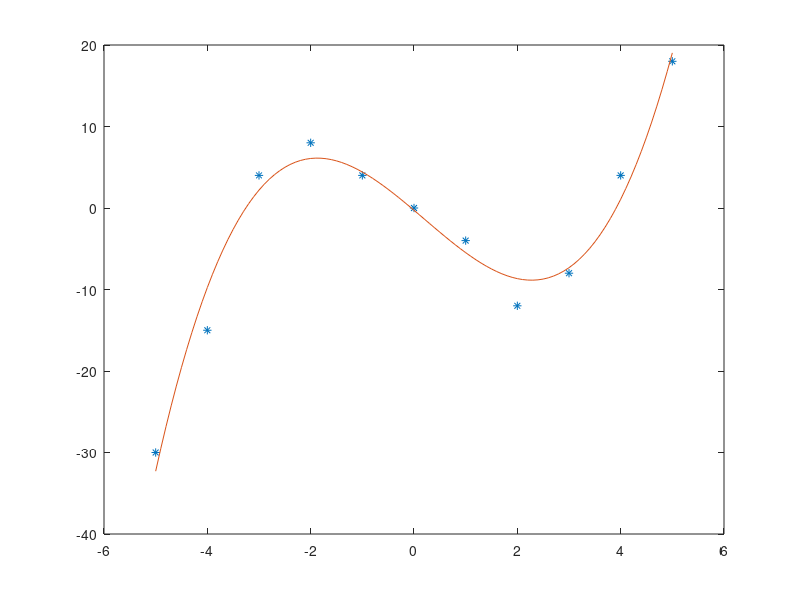

Source code (MATLAB):
% Workspace zurücksetzen
clear all;
clc;

% 11 Werte in x und y (gleiche Länge notwendig)
x = -5:5;
y = [-30 -15 4 8 4 0 -4 -12 -8 4 18];
% Koeffizienten des Polynoms durch die Punkte
degree = 3;
pfit = polyfit(x, y, 3)
% Plotten
dx = -5:0.1:5;
dy = polyval(pfit, dx);
plot(x, y, '*', dx, dy);